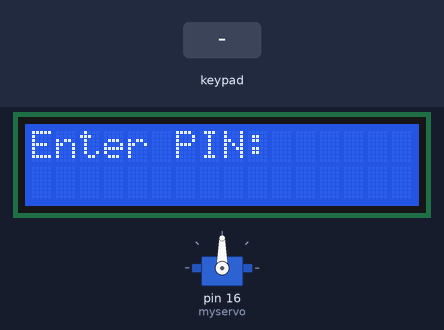
Recording of a sketch running on a simulated Arduino Mega 2560, built with avr-gcc and run on an emulated ATmega2560. On the bench: 16×2 character LCD, servo. The test bench sets the inputs (shaded band).

Above: at 1.2 s.
1.3 s: keypad keys # * 3 2 # pressed 0.4 s apart
At 3.7 s:
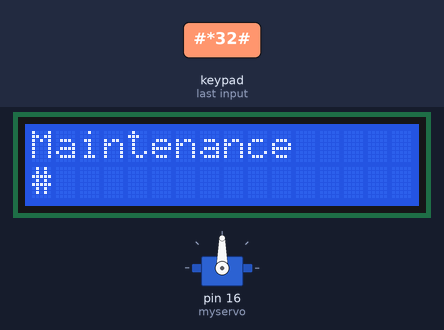
4.8 s: key 'A' pressed
At 5.2 s:
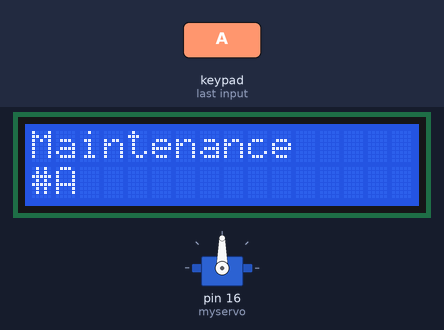
6.3 s: keypad keys # * 3 2 * pressed 0.4 s apart
At 8.0 s:
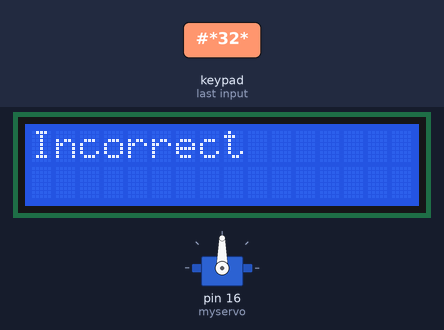
10.5 s: key '1' pressed
At 13.3 s:
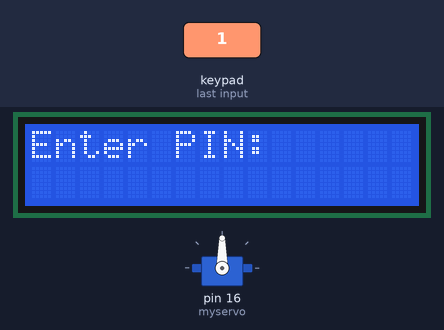
13.5 s: keypad keys # * 4 1 # pressed 0.4 s apart
At 15.1 s:
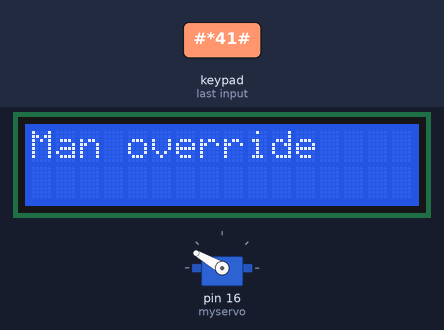
18.2 s: key 'B' pressed
At 18.9 s:
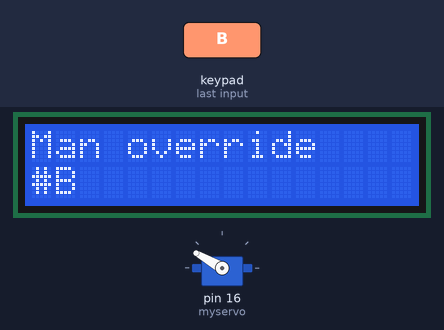
Timing chart, 0 to 20.7 s (numbered marks = the images above; inputs shaded):
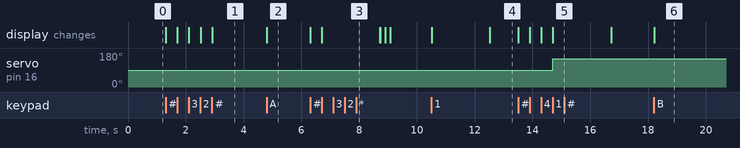

Measured:
- after the input at 1.3 s, the display: first changes at once (image 1 shows a later state)
- after the input at 4.8 s, the display: changes at once (image 2)
- after the input at 6.3 s, the display: first changes at once (image 3 shows a later state)
- after the input at 10.5 s, the display: first changes at once (image 4 shows a later state)
- after the input at 13.5 s, servo on pin 16 (myservo): 90° → 150° after 1.2 s; the display: first changes at once (image 5 shows a later state)
- after the input at 18.2 s, the display: changes at once (image 6)

The sketch:

arduinokeypad.ino
```cpp
#include <Keypad.h>
#include <LiquidCrystal.h>
#include <Servo.h>
Servo myservo;

const byte ROWS = 4;
const byte COLS = 4;
const byte buttonPin = 23; //
char hexaKeys[ROWS][COLS] = {
  {'1','2','3','A'},
  {'4','5','6','B'},
  {'7','8','9','C'},
  {'*','0','#','D'}
};
byte rowPins[ROWS] = {6, 5, 4, 3};
byte colPins[COLS] = {2, 1, 0, 14};

Keypad keypad = Keypad(makeKeymap(hexaKeys), rowPins, colPins, ROWS, COLS);
LiquidCrystal lcd(7, 8, 9, 10, 11, 12);
const String correctPin = "1234";
const String maintPin = "#*32";
const String opnPin = "#*41";

bool maintenanceEntered = false;

void setup() {
  lcd.begin(16, 2);
  lcd.print("Enter PIN:");
  myservo.attach(16);
  myservo.write(90);
}

void loop() {
  String enteredPin = "";
  while (enteredPin.length() < 4) {
    char key = keypad.getKey();
    if (key) {
      enteredPin += key;
      lcd.setCursor(0, 1);
      lcd.print(enteredPin);
    }
  }
  if (enteredPin.length() == 4) {
    if (enteredPin == correctPin) {
      lcd.clear();
      lcd.print("ERR 27");
      delay(2000);
      lcd.clear();
      lcd.print("Enter PIN:");
    }
    else if (enteredPin == maintPin) {
      lcd.clear();
      lcd.print("Maintenance");
      maintenanceEntered = true;
      enteredPin = "";
    }
    else if (maintenanceEntered && enteredPin == opnPin) {
      lcd.clear();
      lcd.print("Man override");
      myservo.write(150);
      enteredPin = "";
      delay(2000);

    }
    else {
      lcd.clear();
      lcd.print("Incorrect");
      delay(2000);
      lcd.clear();
      lcd.print("Enter PIN:");
      enteredPin = "";

  }
}
}
```
